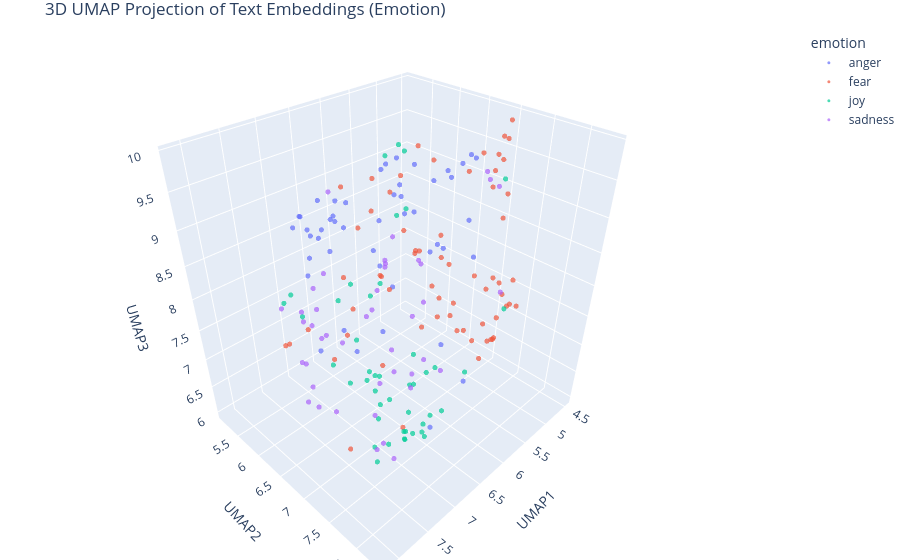

Notebook code for this chart:
### Markdown cell above
---
##### <a id='toc1_5_8_1_1_'></a>[**>>> Exercise 4 (Take home):**](#toc0_)

Apply UMAP to the same embeddings to reduce the dimensionality to 3D vectors and plot the 3D graph, discuss the differences and similarities with the 2D graph.

### Code cell
# Answer here
import pandas as pd
import numpy as np
import umap
import plotly.express as px

try:
    train_df_new = pd.read_pickle("./data/train_df_sample_embeddings.pkl")
    test_df_new = pd.read_pickle("./data/test_df_sample_embeddings.pkl")
    
    combined_df = pd.concat([train_df_new, test_df_new], ignore_index=True)
    
    X_embeddings = np.array(combined_df['embeddings_values'].tolist())
    
    print(f"Data loaded successfully. Shape: {X_embeddings.shape}")

    print("Running UMAP reduction to 3D... (This may take a moment)")
    reducer_3d = umap.UMAP(n_components=3, metric='cosine', random_state=42)
    embedding_3d = reducer_3d.fit_transform(X_embeddings)

    df_plot_3d = pd.DataFrame(embedding_3d, columns=['UMAP1', 'UMAP2', 'UMAP3'])
    df_plot_3d['emotion'] = combined_df['emotion']
    df_plot_3d['text'] = combined_df['text']
    df_plot_3d['text_preview'] = df_plot_3d['text'].apply(lambda x: x[:100] + "..." if len(x) > 100 else x)

    print("Generating 3D plot...")
    fig = px.scatter_3d(
        df_plot_3d,
        x='UMAP1', 
        y='UMAP2', 
        z='UMAP3',
        color='emotion',
        hover_data={'text_preview': True, 'UMAP1': False, 'UMAP2': False, 'UMAP3': False, 'emotion': False},
        title='3D UMAP Projection of Text Embeddings (Emotion)',
        opacity=0.7,
        size_max=5
    )
    
    fig.update_traces(marker=dict(size=3))
    fig.update_layout(margin=dict(l=0, r=0, b=0, t=30))
    
    fig.show()

except FileNotFoundError:
    print("Error: Embedding pickle files not found. Please run the embedding generation cells in the Lab first.")
except Exception as e:
    print(f"An error occurred: {e}")

### Figure 1 — Plotly figure (JSON) as saved in the notebook; plotly's stock layout.template omitted (floating-point values rounded to 4 significant figures)
{"data": [{"customdata": [["@cc_yandian @HillaryClinton her team must draw from a hat for daily personality #drugged  #yeller #q...", "anger"], ["Leveled at the half. Much better offense expected in the second half", "anger"], ["I genuinely think I have anger issues", "anger"], ["@tmz @HarveyLevinTMZ   Hell hath no fury like a women scorned.    It's the affair.  Not the parentin...", "anger"], ["@luxbet Did you even give out any pizzas ? Serious fail #hungry #furious #hangry", "anger"], ["@FoxNews @SheriffClarke @FoxNewsInsider This man is an affront to our justice system.", "anger"], ["#EpiPen: when public outrage occurs, expand #PAP Patient Assistance Progrm, coupons,rebates .@GOPove...", "anger"], ["@WWE is the live event Brock vs Orton 2 this Saturday on the WWE Network? If not it needs to be! :) ...", "anger"], ["@BosNaud so scared to ruffle feathers, he resorted to writing in cryptic code. #UncleCamsCabin", "anger"], ["Now that I have my ex's number now its time to prank him. #revenge #prank #whatprankIshoulddo seriou...", "anger"], ["@DanRather What King says doesn't matter. The fact he came w/ psycho Don is by far more of an affron...", "anger"], ["im on holiday for the next round, fuming!", "anger"], ["How was Natalie one of the top three favorites?! #toofaced and #bitter 🙄", "anger"], ["@sarah_urbina why do you even beef Sara you let the anger get the best of you, you and Sagin been fr...", "anger"], ["@BigBrother__USA she is just jealous and a cry baby! #bitter #gladsheisgone #crybaby", "anger"], ["Finally made my #fury #warrior guide. Let me know your thoughts", "anger"], ["@johnaugust @clmazin I was so looking forward to @ABCDesignated. Then it opened with a #stuartspecia...", "anger"], ["@carefreeash_ id be fuming", "anger"], ["@warFarePower dip it in boiling water", "anger"], ["What the fuck am I supposed to do with no lunch, no dinner, no money and I'm off to work #furious #h...", "anger"], ["Absolutely raging at the changes to CAS, what a joke", "anger"], ["Why does Candice constantly pout #GBBO 💄😒", "anger"], ["Girls irritate me so much lol", "anger"], ["So my Indian Uber driver just called someone the N word. If I wasn't in a moving vehicle I'd have ju...", "anger"], ["When you forget to mention you were bought dreamboys tickets 🙄😂 #raging", "anger"], ["#Anger or #wrath is an intense emotional response.", "anger"], ["A little nose irritation and a little more chills on my body. I'm so not into flu, into flu, into fl...", "anger"], ["I don't talk about politics because people nowadays get offended easily!", "anger"], ["I love when #girls are busy in teaching how to #pout while taking #selfie in a mall , their desicati...", "anger"], ["@ManUtd you have had from me over the years is irrelevant. Its an absolute joke. #manutd #ticketing ...", "anger"], ["Just paid for chicken at @panerabread and didn't even get any 😑😑😑 there goes 4 dollars and me as a c...", "anger"], ["@thomeagle Just to help maintain and boost our status as a world class centre for education, culture...", "anger"], ["The best revenge is to move on, get over it, and continue to succeed. Never give someone the satisfa...", "anger"], ["So Rangers v Celtic ll #revenge", "anger"], ["@mdivincenzo9 he's stupid, I hate him lol ", "anger"], ["The best revenge is massive success.", "anger"], ["@JBCrewdotcom how his own fans insult him", "anger"], ["@BarackObama I love Lizzy Warren's latest rage against Wall Street.", "anger"], ["Literally fuming fuck sake", "anger"], ["(Sam) Brown's Law: Never offend people with style when you can fake that, you have to break us in th...", "anger"], ["Having a baby born too soon is #lifechanging 6 years on and it feels like only yesterday #sad #happy...", "anger"], ["@gayla_weeks1 I try not to let my anger seep into reviews, but I resent having my time wasted on boo...", "anger"], ["Kik to trade, have fun or a conversation  (kik: youraffair) #kik #kikme #messageme #textme #pics #tr...", "anger"], ["Is it me, or is Ding wearing the look of a man who's just found his arch enemy in bed with his missu...", "anger"], ["@huwellwell One chosen by the CLP members! MP seats are not for people to dole out to their mates, w...", "anger"], ["Ok scrubbed hands 5 times before trying to put them in.\\nEyeballs #burning \\n#EvenMoreBlind accident...", "anger"], ["@FluDino Event started! everyone is getting ready to travel to the lake of rage, where everything gl...", "anger"], ["@pbhushan1 @IndianExpress so in your opinion is this the worst delhi govt? #acrid #bitter #hypocrisy", "anger"]], "hovertemplate": "text_preview=%{customdata[0]}<extra></extra>", "legendgroup": "anger", "marker": {"color": "#636efa", "opacity": 0.7, "size": 3, "symbol": "circle"}, "mode": "markers", "name": "anger", "scene": "scene", "showlegend": true, "type": "scatter3d", "x": [5.379, 7.12, 6.798, 5.755, 6.051, 4.646, 5.502, 6.646, 5.743, 6.746, 4.753, 6.79, 5.874, 6.538, 5.574, 6.673, 5.948, 6.307, 6.59, 6.465, 6.33, 5.518, 6.781, 5.436, 6.425, 6.685, 7.285, 7.188, 6.586, 5.689, 5.881, 5.645, 6.899, 6.812, 5.271, 6.777, 5.195, 5.33, 6.506, 6.332, 6.518, 6.488, 6.25, 6.498, 6.074, 6.95, 6.791, 4.791], "y": [7.081, 6.076, 5.253, 5.961, 5.183, 6.561, 6.799, 7.121, 7.473, 7.41, 6.558, 5.479, 5.944, 5.531, 6.038, 5.265, 5.356, 5.536, 6.706, 5.11, 5.415, 6.84, 5.542, 5.536, 5.298, 5.263, 7.025, 7.534, 7.618, 5.614, 5.198, 6.977, 7.786, 7.178, 5.674, 7.777, 5.941, 6.884, 5.229, 7.482, 8.052, 5.67, 6.79, 5.44, 5.275, 7.122, 6.193, 5.945], "z": [8.829, 7.111, 8.558, 9.36, 8.423, 9.289, 9.454, 9.622, 8.613, 9.582, 9.369, 7.896, 8.575, 8.535, 9.034, 8.681, 8.659, 8.572, 8.521, 8.337, 8.059, 6.728, 8.203, 9.049, 8.263, 8.688, 7.767, 8.907, 6.389, 7.883, 8.174, 9.471, 9.321, 9.721, 9.211, 9.355, 9.175, 9.523, 8.303, 8.993, 7.46, 8.722, 9.141, 8.919, 8.703, 7.938, 7.346, 8.803]}, {"customdata": [["@Taoist_Skeptic @jackaberlin @DrJillStein @politicususa Doubt U have anything to be afraid of as Tru...", "fear"], ["@ashish_geol @getPakistanTV @HamidMirGEO .. Have you give thought to Khalistaan? \\nNo concern of you...", "fear"], ["#bestadvice from a #movienight, pickup the #phone &amp; #start dialing, no1 will knw a #startups #pr...", "fear"], ["@AllyTheRipper @ProoF @SpaitoGaming every horror movie that frightened me as a child i.e. 'IT', Hall...", "fear"], ["@mgcsartwork I nearly started crying and having a full on panic attack after tatinof bc of the crowd...", "fear"], ["@MEAIndia: Virtually every statement by other countries at #UN has referred to #terror as main threa...", "fear"], ["@BossUpJaee but your pussy was weak from what I heard so stfu up to me bitch . You got to threaten h...", "fear"], ["@TenPercent @emmajtracey @MetroUK not at all surprised unf, getting partially sighted Mum &amp; push...", "fear"], ["Part of debunking #panic is the idea that either a physical symptom, negative thought, or a behavior...", "fear"], ["@HillaryClinton @realDonaldTrump @BonfireLana #bully #Bullshit #fullofshit please take out the #garb...", "fear"], ["@Lrihendry I'm not sure we like this comparison.  USA should emulate #Israel's methods of protecting...", "fear"], ["Feeling like I've had the worst night of sleep ever - not great before the #London to #Brighton #cyc...", "fear"], ["Wishing i was rich so i didnt have to get up this morning #poor #sleepy  #sad #needsmoresleep", "fear"], ["@Oooooo_Donna @sturgishigh @politicususa   @CNN took its first baby  step now let's hope they will s...", "fear"], ["Wish I was a kid again. The only stressful part was whether Gabriella and Troy would get back togeth...", "fear"], ["Don't #worry if you're not the best , if you are doing something you #love , you're heading in right...", "fear"], [".@Tolumanda love it! so true. As @Deedeey_ taught me, fear can be an illusion. #coaching #fear #cour...", "fear"], ["@BigLepley @angela31694996 @TheIndigoArrow Want to start a biker gang together when the GTA Online B...", "fear"], ["@RossKemp Omg that is just horrific. Something needs to be done. 😢", "fear"], ["@hoystweet Are the pre-purchased tickets being sent soon? Coming to the Saturday evening show... tic...", "fear"], ["@missmeliss465 @WellWeds @siggyflicker @whispernghope @mcrichard awe I feel so bad being naive ou is...", "fear"], ["@TheDuranSite Russian mistrust of the U.S is well justified &amp; the precaution they've taken are v...", "fear"], ["@BigBossPeltonen \\nLikewise #death #cutting ", "fear"], ["@TeaPartyOrg Hes right when the Civil war starts it will be wall to wall terrorism and i don't fancy...", "fear"], ["@tbergg1 mine are good rn, gonna be horrid after next week", "fear"], ["I saw someone discourage someone from following their dreams. Just because you want to live in medio...", "fear"], ["Heard of panic! At the disco? How about Kach-ing! at the ATM", "fear"], ["That last minute was like watching a horror show #GBBO 😥", "fear"], ["Why is it when you nap during the day you are so comfortable but sleeping at night you'll never be a...", "fear"], ["An @amityaffliction kind of drive home from work today #nightmare #dailyfeels", "fear"], ["My roommate talks and laughs in her sleep. It never fails to scare the shit out of me. 🙅🏽😳", "fear"], ["still shaking though 🙃", "fear"], ["@eileen_davidson on RHOBH, you just do not want to assume an affair while you were married so you cr...", "fear"], ["My roommate turns the sink off with her foot to avoid germs and a guy says 'YOUR roommate is feet gi...", "fear"], ["@Marissa_Frost @NevAmore_MFC awe I love you twooo!!! come adventure with me someday!", "fear"], ["@officialShaky 'Operation Echoes' is gathering momentum ... #tense #nervous #feelsick #excited", "fear"], ["I lost my blinders .... ", "fear"], ["@JonnyDunn93 and Gerrard was awful then", "fear"], ["@DSDambuster just finally started #homefronttherevolution, what did you all do the story and gamepla...", "fear"], ["Transform your hardship(s) into a burning #desire to succeed. Never #fear #failure, without it there...", "fear"], ["i've seen the elder watching me during my community hours and i honestly don't have an idea about wh...", "fear"], ["Everyday gay panic is STUNNING: I drew 1 guy's att'n to it when he blocked up a toilet stall's crack...", "fear"], ["When you wake up, scroll through social media, and another father was taken from his child #nightmar...", "fear"], ["@ExpressScripts u shd b embrrssd. u jack up my bp meds twice and it will still take 3-5 days? Not ex...", "fear"], ["@bobcesca_go @sesmithesq \\nDidn't Florida 2000 teach you anything? I live here in Palm Beach County ...", "fear"], ["@STLouis_RamsFan their whole team is limited when they're on the field. ", "fear"], ["That old lady is cray cray #scared #BellaIsSoCute #awe #Empire", "fear"], ["PASTOR - 15 FEET away from shooting victim during protest says he is skeptical of official story. #s...", "fear"], ["I hate Bakewell tart … anything that tastes of almond essence is just horrid! #GBBO", "fear"], ["This is the scariest American Horror Story out of all of them... I'm gonna have to watch in the dayt...", "fear"], ["onus is on Pakistan' : @MEAIndia after #Uri #terror attack", "fear"], ["Dunno y am going to the Yorkshire scare grounds when I only lasted a minute in the Alton towers one ...", "fear"], ["@CNNPolitics I can't wait to hear what he had to say about the brilliant Dr. Hawking... it should be...", "fear"], ["There goes the butterflies in my stomach.  #anxietyproblems", "fear"], ["Trying to book holiday flights on @britishairways website is becoming a #nightmare", "fear"], ["The 2nd step to beating #anxiety or #depression is realising that it's not about waiting for ...., T...", "fear"], ["@All4 is the android app it designed to be buggy and work sporadically on a fire TV box? #shocking", "fear"], ["@joey_coops yes Hun! Avoid at all costs!! #nightmare", "fear"], ["They'll be yo friend, shake your hand, then kick in yo door thas the way the game go🤖🤐.", "fear"], ["The moment you bring her to meet your best friend and you're nervous af! 😬😆 #nervous #thefriendtest", "fear"], ["@CesarSampao @thisisbolton don't get me started on town centre. Used to go every week.... not been f...", "fear"], ["Really.....#Jumanji 2....w/ The Rock, Jack Black, and Kevin Hart...are you kidding me! WTF! #ThisIsA...", "fear"], ["Rooney shocking attempted cross", "fear"], ["it's horrible cos no one can relate,  everyone is happy and dandy in one way or another", "fear"]], "hovertemplate": "text_preview=%{customdata[0]}<extra></extra>", "legendgroup": "fear", "marker": {"color": "#EF553B", "opacity": 0.7, "size": 3, "symbol": "circle"}, "mode": "markers", "name": "fear", "scene": "scene", "showlegend": true, "type": "scatter3d", "x": [4.982, 4.506, 6.469, 4.925, 6.384, 4.563, 5.197, 5.283, 6.005, 5.146, 4.869, 5.482, 7.955, 4.867, 7.795, 6.815, 5.91, 6.578, 5.291, 5.521, 6.91, 4.892, 6.735, 5.146, 7.16, 7.268, 7.095, 5.285, 7.727, 5.005, 5.021, 6.162, 5.57, 5.041, 6.635, 5.947, 7.511, 5.727, 6.038, 6.391, 6.107, 6.074, 4.595, 5.239, 4.992, 7.18, 5.147, 4.494, 5.334, 4.965, 4.604, 5.264, 4.873, 5.919, 4.932, 6.253, 5.111, 5.047, 6.238, 5.675, 5.109, 5.356, 5.694, 7.587], "y": [7.132, 6.882, 8.217, 7.495, 6.659, 6.995, 6.007, 5.835, 8.067, 6.246, 7.158, 7.519, 6.542, 7.035, 6.381, 8.223, 8.178, 6.563, 6.085, 6.767, 6.389, 7.095, 6.493, 7.053, 6.414, 8.035, 7.263, 6.79, 7.336, 6.959, 7.461, 7.625, 6.05, 7.3, 7.163, 7.705, 7.135, 5.792, 5.372, 8.322, 7.953, 7.109, 7.057, 5.507, 6.296, 5.916, 7.789, 7.021, 6.59, 7.564, 7.042, 7.576, 6.634, 7.918, 6.427, 8.225, 5.902, 6.37, 7.602, 7.808, 5.992, 5.261, 5.782, 7.344], "z": [9.396, 9.643, 8.858, 7.461, 8.048, 9.659, 9.46, 8.146, 7.843, 9.316, 9.515, 7.466, 7.967, 9.1, 7.803, 8.499, 8.69, 9.212, 7.914, 7.531, 8.352, 9.573, 9.021, 9.655, 7.191, 8.689, 7.576, 7.111, 6.656, 7.753, 7.693, 7.791, 9.168, 7.897, 6.082, 7.554, 8.209, 7.551, 8.935, 8.953, 7.505, 8.169, 8.55, 8.626, 8.134, 7.421, 7.727, 8.867, 7.006, 7.55, 9.924, 7.483, 9.192, 7.653, 7.671, 8.054, 7.711, 7.815, 8.24, 7.474, 7.789, 8.797, 7.511, 8.723]}, {"customdata": [["@warmneutrals 'passenger in car next to u cheerfully asks for a cigarette and then directions'", "joy"], ["@emilyycos the other 26 was last night at 2am while i watched the balls i animated bounce for 20 min...", "joy"], ["I saw those dreams dashed &amp;&amp; divided like a million stars in the night sky that I wished on ...", "joy"], ["Lmboo , using my nephew for meme ", "joy"], ["North America vs Sweden is the most exhilarating hockey I've ever watched 😅 wow , mackinonns mitts a...", "joy"], ["@imDevinLopez happy bday bro! 👌🏻", "joy"], ["342:147 And waxen in their mirth, and neeze, and swear\\nA merrier hour was never wasted there.--\\n#A...", "joy"], ["Time to go hit up the library - I have a lovely PILE of book reservations to collect this morning......", "joy"], ["The birds chirp , the sun shines and the wind chimes chime. There was once a smile on this face.", "joy"], ["“Set a goal to achieve something that's so big so exhilarating that excites you &amp; scares you at ...", "joy"], ["My friend just messaged me 'ugh I'm so hungry I can't wait for breakfast' #socialmedia #WineWednesda...", "joy"], ["Question for all the cheerleaders who ages out!!\\nHow to I make my senior year of cheer more memorab...", "joy"], ["@Nekudere oh ok, yeah I felt dumb like I think I would have known if it was animated at least lmao", "joy"], ["I'm really hitting all flavors of my sparkling water rap. But you know what's tripping me out? These...", "joy"], ["#OneSimpleChange: Drink sparkling water instead of soft drinks to steer clear of fructose while stil...", "joy"], ["@madisenrb she's so sweet &amp; playful 😍", "joy"], ["Watch this amazing live.ly broadcast by @haythatjamile8 #lively #musically", "joy"], ["@_Kdddd drop some off at 1133 cheery", "joy"], ["the thought of you gets me through my day. the thought of your smile never fails at making me smile ...", "joy"], ["I just really enjoy bright colors, like the colors you would see downtown Miami", "joy"], ["Watch this amazing live.ly broadcast by @izzybuzy365  #musically", "joy"], ["Watch this amazing live.ly broadcast by @iamjustinburke  #musically", "joy"], ["@crumpledlinen he chirp", "joy"], ["Three days off a month with two ex wives and no home could be worse. I don't know how, but it could ...", "joy"], ["I can not depict what I feel right now.. I feel jubilant yet anxious, or..dunno. It seems like now I...", "joy"], ["Ooh #hygge, candles, jasmine tea &amp; #GBBO #happy", "joy"], ["I aspire to have Val's self confidence and optimism tbh 👏💖 #GBBO", "joy"], ["Your glee filled Normy dry humping of the most recent high profile celebrity break up is pathetic &a...", "joy"], ["don't put famous dex in a tweet with breezy lol chris is that guy dex a bitch lmao n music ass", "joy"], ["Doesn't it just suck when you're so real to someone and try to exhilarate every ounce out of them to...", "joy"], ["@FullTimeDEVILS Memphis looking bright. Rojo looking like Rojo.", "joy"], ["@GNRailUK There's gonna be street parties when you lot leave. Spontaneous rejoicing. Clowns.", "joy"], ["Riding at night has got to be one of the most exhilarating, refreshing things I have ever done.", "joy"], ["The #house no longer echoes with our #laughter. We light up our #memories of the #home and sit in th...", "joy"], ["@MericanMainer AWW. I had a Maine Coon when I was little named Ted Eddy the Wonder Cat. They're such...", "joy"], ["It's not that the man did not know how to juggle, he just didn't have the balls to do it. \\n #funny ...", "joy"], ["@bruins_514 @gorddownie @thehipdotcom It would be #TragicallyHip if they can #help @TOYSFORASMILE ma...", "joy"], ["Somebody who has braved the storm is brewing. #cheerful", "joy"], ["@tomderivan73 😁...I'll just people watch and enjoy a rare show of optimism", "joy"], ["I hate it when im singing and some idiot thinks they can just join in with me like...this is not fck...", "joy"], ["Imagine how sad LA fans are gona be when they get eliminated...Man that's gonna be Nirvana, a religi...", "joy"], ["@GigaFag @pipertownsend_ snapchat new would beg to differ ", "joy"], ["I'm absolutely in love with Laurie Hernandez, she's so adorable and is always so cheerful!", "joy"], ["@tomlinmayniac starting my new challenge ! A glee poll every day !", "joy"], ["@billie21806 @cnnbrk tell that to your bodies cheering on the deaths of black people by cops. their ...", "joy"]], "hovertemplate": "text_preview=%{customdata[0]}<extra></extra>", "legendgroup": "joy", "marker": {"color": "#00cc96", "opacity": 0.7, "size": 3, "symbol": "circle"}, "mode": "markers", "name": "joy", "scene": "scene", "showlegend": true, "type": "scatter3d", "x": [6.98, 6.587, 7.739, 7.235, 6.761, 6.94, 7.25, 6.325, 7.348, 6.274, 6.285, 6.229, 6.834, 7.317, 7.499, 6.612, 6.615, 7.095, 6.677, 7.436, 6.716, 6.584, 7.174, 7.573, 6.47, 6.122, 5.796, 5.456, 5.243, 7.63, 6.976, 5.465, 7.523, 7.214, 6.565, 6.427, 7.488, 7.171, 7.2, 5.362, 7.545, 6.042, 6.5, 6.311, 4.581], "y": [7.596, 6.515, 8.021, 6.965, 7.318, 6.443, 8.083, 7.063, 7.891, 8.341, 7.01, 7.507, 6.425, 7.439, 7.56, 7.197, 6.598, 7.206, 7.605, 7.456, 6.539, 6.446, 7.458, 6.018, 8.028, 7.108, 6.985, 5.896, 5.798, 7.159, 6.137, 5.872, 7.59, 8.153, 7.288, 6.535, 6.263, 7.703, 7.28, 5.539, 6.147, 6.609, 7.401, 6.976, 7.019], "z": [6.939, 7.975, 7.297, 7.88, 6.067, 6.641, 7.296, 6.624, 6.964, 8.563, 7.109, 6.36, 8.233, 7.659, 7.631, 6.008, 6.67, 6.876, 6.273, 6.552, 6.61, 6.628, 7.197, 8.11, 7.559, 6.739, 6.547, 9.518, 9.339, 8.76, 6.804, 8.473, 6.463, 7.464, 6.0, 8.102, 7.988, 6.821, 6.753, 9.229, 8.286, 9.063, 6.065, 6.546, 9.115]}, {"customdata": [["@DarbyHogle the red one would look super pretty with a bronzy glowy nude lip makeup look! 3rd black ...", "sadness"], ["@kelly_welles they were brilliant weren't they? Made me feel v dull not having one. And why no tatto...", "sadness"], ["Good morning lovely people. Not gonna lie I've woken up feeling pretty glum.", "sadness"], ["Back to forest drama -\\nfrom my #Forest #music - series, 2016\\n#nature #dark #art #photography #Finl...", "sadness"], ["All clouded out.\\n\\n Considering using a camera, 1) star trails 2) eyepiece projection.", "sadness"], ["@SatansLezzie @gehrig38 @joesmith12431 @ejamesl I think he was huffing that pine tar they use for ba...", "sadness"], ["@Ashleyavitia_ don't leave me #sad", "sadness"], ["@X_KIMTAEHYUNG_X \\n— momentarily before it disappeared, only solemnity and anxiety lacing his featur...", "sadness"], ["@Gaychel22 @Kellee_II @seattlepi even hard facts don't seem to be sinking in... I despair 😩", "sadness"], ["We can't even grieve over one black body before another one pops up due to pig brutality", "sadness"], ["Everything is far away because time is short, no rest for the weary.", "sadness"], ["Brb going to sulk in bed until Friday", "sadness"], ["I mourn the creativity lost.", "sadness"], ["@iJuvia_ \\n\\nHearing the noises, Akame opened her eyes and sat up, facing Juvia. She didn't expect a...", "sadness"], ["Lisa: Getting what you want all the time will ultimately leave you unfulfilled and joyless.", "sadness"], ["Leeds surely to drop the prices for that cup tie, rather than the dismal attendance last night..", "sadness"], ["No one wants to win the wild card because you have to play the Cubs on the road.  #sadness", "sadness"], ["I forgot my hair straightner home, I'm feeling lost without it... #lost #lostWithoutMyHairStraighten...", "sadness"], ["#PeopleLikeMeBecause of some unknown reason but I try to discourage it", "sadness"], ["so fucking sad when the person you love doesn't try fighting for your happiness, when you'd do anyth...", "sadness"], ["@FatedDancer ~together.' Hermione  lowered her voice slightly, sounding somewhat  bitter, perhaps ev...", "sadness"], ["@duncantrussell does Remo Williams ever actually 'save' anyone or does he just sulk around killing r...", "sadness"], ["First weekend of fall; let's see if I can stay disciplined to this seasons goals. #fitness #running ...", "sadness"], ["Hate being sober so I popped two", "sadness"], ["How can you blame the manager watching these players play? It's abysmal. Our team are dreadful. If J...", "sadness"], ["sorry Main twitter im in depress", "sadness"], ["We stayed up all night long\\nMade our drinks too strong\\nFeeling ten feet tall\\nRopes swinging into ...", "sadness"], ["Bill Clinton: 'Do not grow weary of doing good.' @ClintonGlobal #CGI2016", "sadness"], ["@CNN yes. Too many cops. And too many ppl who should have lost their lives r still alive.", "sadness"], ["there’s shaytan in this room wallahi its been dark all the time now the lamp is on!! omg shaytan", "sadness"], ["gloomy weather puts me in the best mood", "sadness"], ["@GriffinLaneP @Mediaite The Left has been protected so long, they've lost their reasoning power.", "sadness"], ["I'm too sober time to get shit faced", "sadness"], ["Don't get discouraged when simple minds don't see your vision", "sadness"], ["Let us not burden our remembrances with a heaviness that's gone.\\n- William Shakespeare (1564-1616)\\...", "sadness"], ["@FFBren @CDCarter13 included for maximum #sadness", "sadness"], ["This shit hurting my heart 😪 that's how serious it is .", "sadness"], ["@ccrago It was dreadful, even after he met the Catfish he still thought it was her!", "sadness"], ["@GolfStrat out of Rory starts. What would your B group look like w/o him? Hideki and Walker, and thr...", "sadness"], ["@CovinoandRich just heard back2back,  guess that's why they call it the blues &amp; she's got the lo...", "sadness"], ["Buddha doesn't possess enough power to deliver you from your affliction!", "sadness"], ["Hello my dear friends, I will be back online this Friday night. I miss you! #sober #sobriety #recove...", "sadness"], ["Just watched Django Unchained, Other people may frown, but I titter in delight! 2/5", "sadness"]], "hovertemplate": "text_preview=%{customdata[0]}<extra></extra>", "legendgroup": "sadness", "marker": {"color": "#ab63fa", "opacity": 0.7, "size": 3, "symbol": "circle"}, "mode": "markers", "name": "sadness", "scene": "scene", "showlegend": true, "type": "scatter3d", "x": [6.873, 6.582, 7.992, 6.697, 7.715, 6.077, 7.736, 6.828, 6.161, 4.554, 7.64, 7.926, 7.805, 6.876, 7.597, 5.86, 7.702, 7.731, 7.152, 7.668, 7.304, 6.488, 7.88, 8.034, 5.492, 7.689, 7.698, 7.443, 4.726, 5.194, 7.581, 5.173, 8.149, 7.086, 7.552, 7.321, 7.391, 5.535, 7.168, 7.161, 7.39, 8.015, 6.974], "y": [6.86, 6.418, 6.897, 6.907, 7.913, 6.914, 6.612, 7.947, 6.496, 6.913, 8.008, 6.875, 7.132, 7.541, 7.65, 6.033, 6.153, 6.945, 7.792, 6.783, 7.631, 5.661, 7.308, 7.117, 5.662, 6.724, 8.061, 8.234, 6.823, 7.547, 7.656, 7.204, 7.164, 7.886, 8.164, 6.337, 6.624, 6.376, 5.808, 6.602, 7.51, 7.166, 7.076], "z": [6.268, 7.589, 7.952, 8.74, 7.209, 8.414, 8.375, 7.761, 8.67, 8.962, 8.299, 7.875, 8.372, 7.477, 8.88, 7.865, 8.163, 8.178, 8.635, 8.753, 8.167, 9.117, 7.389, 7.753, 7.592, 8.216, 7.059, 8.481, 9.204, 7.856, 6.787, 9.363, 7.632, 8.834, 8.12, 8.051, 8.745, 7.987, 7.486, 7.582, 8.946, 7.46, 7.076]}], "layout": {"legend": {"title": {"text": "emotion"}, "tracegroupgap": 0}, "margin": {"b": 0, "l": 0, "r": 0, "t": 30}, "scene": {"domain": {"x": [0, 1], "y": [0, 1]}, "xaxis": {"title": {"text": "UMAP1"}}, "yaxis": {"title": {"text": "UMAP2"}}, "zaxis": {"title": {"text": "UMAP3"}}}, "title": {"text": "3D UMAP Projection of Text Embeddings (Emotion)"}}}
